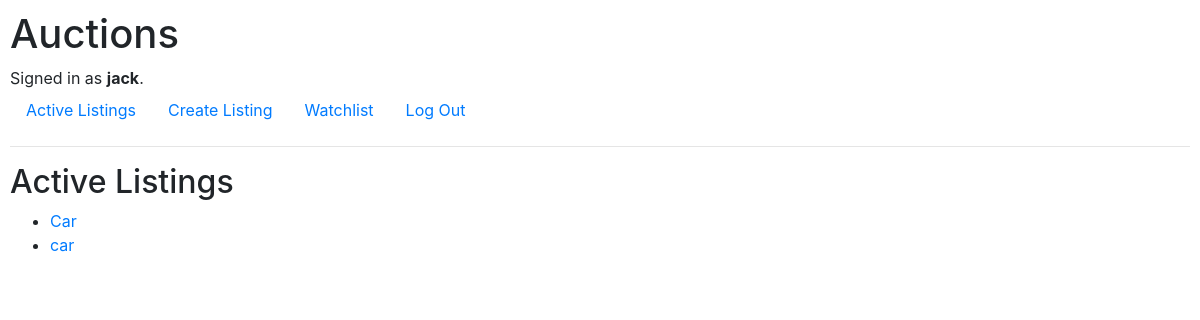
Screenshot of / (signed in) with the database file from the repository.
### auctions/models.py (models this page shows)
class User(AbstractUser):
    username = models.CharField(max_length=64, unique=True)
    password = models.CharField(max_length=16)

class Listing(models.Model):
    title = models.CharField(max_length=100, null=False)
    description = models.CharField(max_length=500, null=False)
    price = models.IntegerField()
    user = models.ForeignKey(User, on_delete=models.CASCADE, related_name="listing")
    image = models.URLField(null=True, blank=True, verbose_name="image")
    comments = models.ForeignKey(Comment, on_delete=models.CASCADE, related_name="listing_comment", null=True)

### auctions/views.py (the view)
# urls.py: path("", views.index, name="index"),
def index(request):
    listings = Listing.objects.all()
    return render(request, "auctions/index.html", {
        "listings": listings
    })

### auctions/templates/auctions/index.html
{% extends "auctions/layout.html" %}
{% block body %}
    <h2>Active Listings</h2>
    {% if listings %}
        <ul>
            {% for listing in listings %}
            <li><a href="{% url 'listing' listing.id %}">{{ listing.title }}</a></li>
            {% endfor %}
        </ul>
    {% else %}
        <p>No active listings</p>
    {% endif %}
{% endblock %}

### auctions/templates/auctions/layout.html (shortened to what this page needs)
{% load static %}
<!DOCTYPE html>
<html lang="en">
    <head>
        <link rel="stylesheet" href="https://stackpath.bootstrapcdn.com/bootstrap/4.4.1/css/bootstrap.min.css">
        <link href="{% static 'auctions/styles.css' %}" rel="stylesheet">
    </head>
    <body>
        <h1>Auctions</h1>
        <div>
            {% if user.is_authenticated %}
                Signed in as <strong>{{ user.username }}</strong>.
            {% else %}
                Not signed in.
            {% endif %}
        </div>
        <ul class="nav">
            <li class="nav-item">
                <a class="nav-link" href="{% url 'index' %}">Active Listings</a>
            </li>
            {% if user.is_authenticated %}
                <li class="nav-item">
                    <a class="nav-link" href="{% url 'create_listing' %}">Create Listing</a>
                </li>
                <li class="nav-item">
                    <a class="nav-link" href="{% url 'watchlist' %}">Watchlist</a>
                </li>
                <li class="nav-item">
                    <a class="nav-link" href="{% url 'logout' %}">Log Out</a>
                </li>
            {% endif %}
        </ul>
        <hr>
        {% block body %}
        {% endblock %}
    </body>
</html>

### auctions/static/auctions/styles.css (style rules this page uses)
body { padding: 10px; }

### rows the page displays
User: username "jack"
Listing: title "Car"
Listing: title "car"
